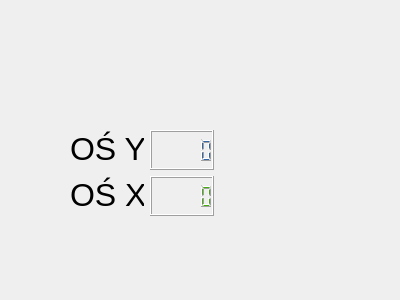
<?xml version="1.0" encoding="UTF-8"?>
<ui version="4.0">
 <class>Dialog</class>
 <widget class="QDialog" name="Dialog">
  <property name="geometry">
   <rect>
    <x>0</x>
    <y>0</y>
    <width>400</width>
    <height>300</height>
   </rect>
  </property>
  <property name="windowTitle">
   <string>Dialog</string>
  </property>
  <widget class="QWidget" name="layoutWidget">
   <property name="geometry">
    <rect>
     <x>70</x>
     <y>130</y>
     <width>144</width>
     <height>86</height>
    </rect>
   </property>
   <layout class="QVBoxLayout" name="verticalLayout">
    <item>
     <layout class="QHBoxLayout" name="horizontalLayout_5">
      <item>
       <widget class="QLabel" name="osY">
        <property name="text">
         <string>&lt;html&gt;&lt;head/&gt;&lt;body&gt;&lt;p align=&quot;center&quot;&gt;&lt;span style=&quot; font-size:24pt;&quot;&gt;OŚ Y&lt;/span&gt;&lt;/p&gt;&lt;/body&gt;&lt;/html&gt;</string>
        </property>
       </widget>
      </item>
      <item>
       <widget class="QLCDNumber" name="osY_lcdnumber">
        <property name="palette">
         <palette>
          <active>
           <colorrole role="WindowText">
            <brush brushstyle="SolidPattern">
             <color alpha="255">
              <red>52</red>
              <green>101</green>
              <blue>164</blue>
             </color>
            </brush>
           </colorrole>
          </active>
          <inactive>
           <colorrole role="WindowText">
            <brush brushstyle="SolidPattern">
             <color alpha="255">
              <red>52</red>
              <green>101</green>
              <blue>164</blue>
             </color>
            </brush>
           </colorrole>
          </inactive>
          <disabled>
           <colorrole role="WindowText">
            <brush brushstyle="SolidPattern">
             <color alpha="255">
              <red>190</red>
              <green>190</green>
              <blue>190</blue>
             </color>
            </brush>
           </colorrole>
          </disabled>
         </palette>
        </property>
        <property name="digitCount">
         <number>5</number>
        </property>
       </widget>
      </item>
     </layout>
    </item>
    <item>
     <layout class="QHBoxLayout" name="horizontalLayout_4">
      <item>
       <widget class="QLabel" name="osX">
        <property name="text">
         <string>&lt;html&gt;&lt;head/&gt;&lt;body&gt;&lt;p align=&quot;center&quot;&gt;&lt;span style=&quot; font-size:24pt;&quot;&gt;OŚ X&lt;/span&gt;&lt;/p&gt;&lt;/body&gt;&lt;/html&gt;</string>
        </property>
       </widget>
      </item>
      <item>
       <widget class="QLCDNumber" name="osX_lcdnumber">
        <property name="palette">
         <palette>
          <active>
           <colorrole role="WindowText">
            <brush brushstyle="SolidPattern">
             <color alpha="255">
              <red>70</red>
              <green>173</green>
              <blue>17</blue>
             </color>
            </brush>
           </colorrole>
          </active>
          <inactive>
           <colorrole role="WindowText">
            <brush brushstyle="SolidPattern">
             <color alpha="255">
              <red>70</red>
              <green>173</green>
              <blue>17</blue>
             </color>
            </brush>
           </colorrole>
          </inactive>
          <disabled>
           <colorrole role="WindowText">
            <brush brushstyle="SolidPattern">
             <color alpha="255">
              <red>190</red>
              <green>190</green>
              <blue>190</blue>
             </color>
            </brush>
           </colorrole>
          </disabled>
         </palette>
        </property>
        <property name="digitCount">
         <number>5</number>
        </property>
       </widget>
      </item>
     </layout>
    </item>
   </layout>
  </widget>
 </widget>
 <resources/>
 <connections/>
</ui>
